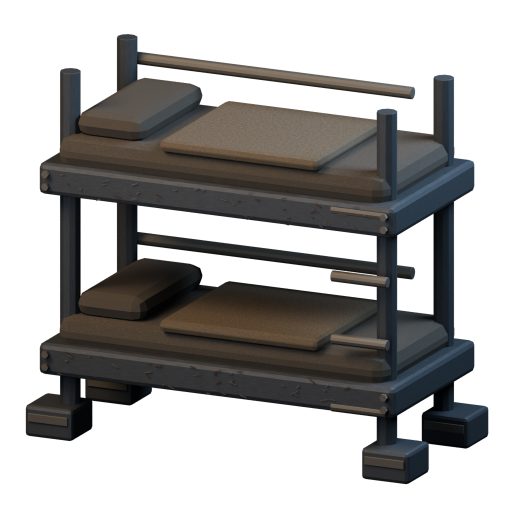
#> input picture docs/assets/graphics-rollout/world/renders/bunk.png, 1024 x 1024 px (shown at 1/2 size)
$ python -i verify_world.py   (imports and definitions only)
#> lines starting #> are read from the running program, lines starting #| are printed output that depends on the picture
#> further down, picture is the input picture: PIL image 1024x1024 RGBA; mean R, G, B, A 27.7, 26.5, 25.4, 113.9
"""Derive runtime PNGs and inspect every rendered world asset with Pillow.

python3 game/scripts/world-assets/verify_world.py [--sample]
Samples stay in docs until the art direction is reviewed. Full mode writes only
the exact production paths declared in catalog.json. No source image is edited.
"""
import argparse
import hashlib
import json
from pathlib import Path

from PIL import Image, ImageChops, ImageDraw, ImageStat

ROOT = Path(__file__).resolve().parents[3]
DOCS = ROOT / 'docs/assets/graphics-rollout/world'
# [1 line that did not run here, left out]
PARSER=argparse.ArgumentParser()
# [4 lines not run here, left out]
SAMPLE_IDS={'facade-purifier','purifier-pump','mine-extractor'}


def sha(path):
    return hashlib.sha256(path.read_bytes()).hexdigest()


def seam_metrics(img):
    rgb=img.convert('RGB')
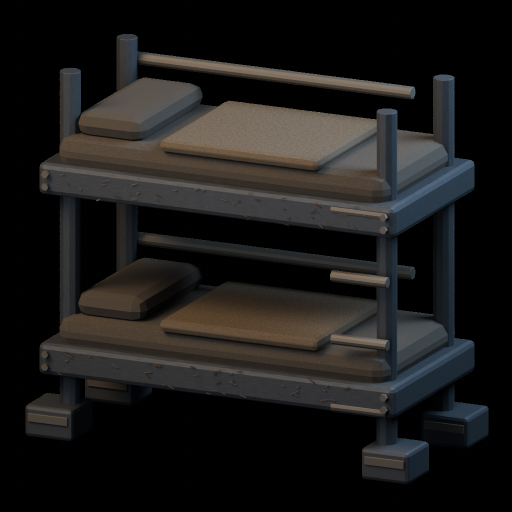
#> rgb: PIL image 1024x1024 RGB (shown at 1/2 size); mean R, G, B 27.7, 26.5, 25.4
    w,h=rgb.size
#> w = 1024; h = 1024
    horizontal=ImageStat.Stat(ImageChops.difference(rgb.crop((0,0,1,h)),rgb.crop((w-1,0,w,h))))
    vertical=ImageStat.Stat(ImageChops.difference(rgb.crop((0,0,w,1)),rgb.crop((0,h-1,w,h))))
    inner_x=ImageStat.Stat(ImageChops.difference(rgb.crop((0,0,w-1,h)),rgb.crop((1,0,w,h))))
    inner_y=ImageStat.Stat(ImageChops.difference(rgb.crop((0,0,w,h-1)),rgb.crop((0,1,w,h))))
    values={k:round(sum(stat.mean)/3,3) for k,stat in [('wrapXMeanRgbDelta',horizontal),('wrapYMeanRgbDelta',vertical),('interiorXMeanRgbDelta',inner_x),('interiorYMeanRgbDelta',inner_y)]}
#> values = {'wrapXMeanRgbDelta': 0.391, 'wrapYMeanRgbDelta': 0.491, 'interiorXMeanRgbDelta': 1.06, 'interiorYMeanRgbDelta': 1.68}
    values['reviewFlag']=any(values[f'wrap{axis}MeanRgbDelta']>max(8,values[f'interior{axis}MeanRgbDelta']*3) for axis in 'XY')
    return values


# [101 lines left out: functions derive, sheets, main, not called in this run]


# [1 line not run here, left out]

>>> from PIL import Image
>>> picture = Image.open('../../../docs/assets/graphics-rollout/world/renders/bunk.png')
>>> result = seam_metrics(picture)
#> result = {'wrapXMeanRgbDelta': 0.391, 'wrapYMeanRgbDelta': 0.491, 'interiorXMeanRgbDelta': 1.06, 'interiorYMeanRgbDelta': 1.68, 'reviewFlag': False}

$ run again, on docs/assets/graphics-rollout/world/renders/farm-crate.png
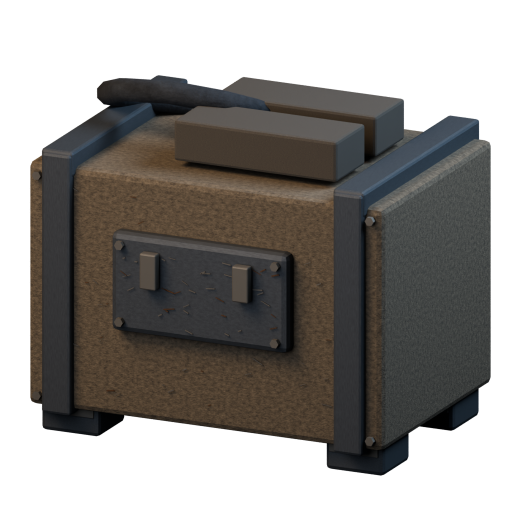
#> input picture docs/assets/graphics-rollout/world/renders/farm-crate.png, 1024 x 1024 px (shown at 1/2 size)
#> picture is the input picture: PIL image 1024x1024 RGBA; mean R, G, B, A 39.6, 36.8, 33.6, 149.7
#> in seam_metrics, `rgb=img.convert('RGB')`:
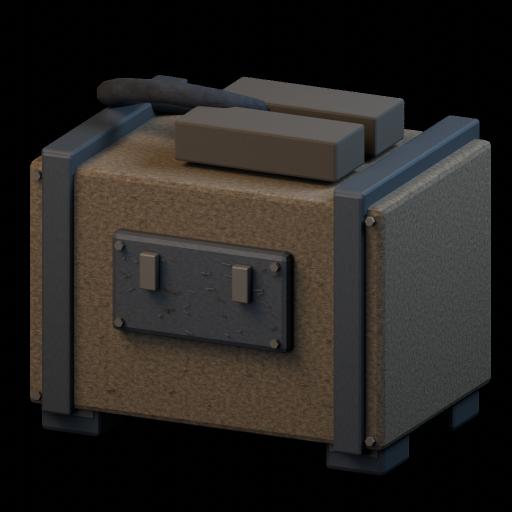
#> rgb: PIL image 1024x1024 RGB (shown at 1/2 size); mean R, G, B 39.6, 36.8, 33.6
#> values = {'wrapXMeanRgbDelta': 0.391, 'wrapYMeanRgbDelta': 0.491, 'interiorXMeanRgbDelta': 1.78, 'interiorYMeanRgbDelta': 1.96}
#> result = {'wrapXMeanRgbDelta': 0.391, 'wrapYMeanRgbDelta': 0.491, 'interiorXMeanRgbDelta': 1.78, 'interiorYMeanRgbDelta': 1.96, 'reviewFlag': False}
